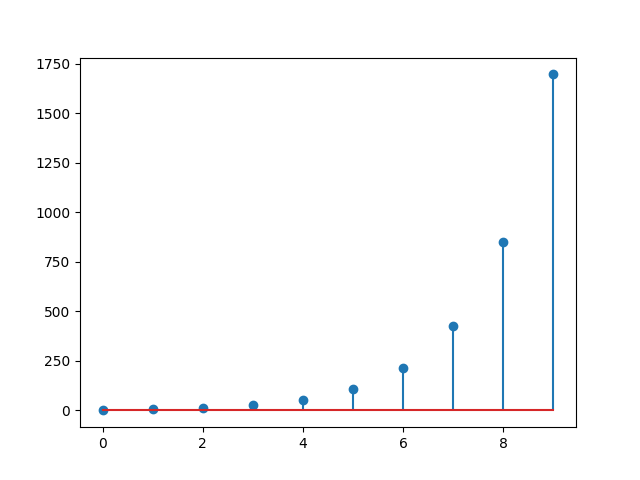

Source code (Python):
"""
Digital Signal Processing Lab 1 diffeqn(x, a) function to solve difference equation (Matlab).
https://github.com/saudzahirr/BEE-19-SEECS/blob/main/Digital%20Signal%20Processing.%20(MATLAB)/Labs/Lab%201/diffeqn.m
"""

from numpy import *
from matplotlib.pyplot import *

def diffeq(x, a):
    y = []
    for k in range(len(x)):
        if k == 0:
            y.append(x[0])
        
        else:
            y.append(a*y[k-1] + x[k])
    
    print(y)
    stem(range(len(x)), y)
    show()

x = [2, 3, -1, 2, -3]
for i in zeros(5,):
    x.append(i)

diffeq(x, 2)
